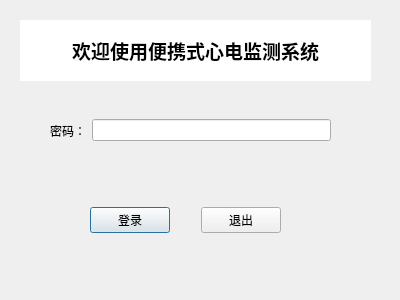
<?xml version="1.0" encoding="UTF-8"?>
<ui version="4.0">
 <class>LoginDialog</class>
 <widget class="QDialog" name="LoginDialog">
  <property name="geometry">
   <rect>
    <x>0</x>
    <y>0</y>
    <width>400</width>
    <height>300</height>
   </rect>
  </property>
  <property name="windowTitle">
   <string>Dialog</string>
  </property>
  <property name="autoFillBackground">
   <bool>true</bool>
  </property>
  <property name="styleSheet">
   <string notr="true">background-image: url(:/new/leadConnectPage/picture1/15.jpg);</string>
  </property>
  <widget class="QWidget" name="verticalLayoutWidget">
   <property name="geometry">
    <rect>
     <x>20</x>
     <y>20</y>
     <width>351</width>
     <height>61</height>
    </rect>
   </property>
   <layout class="QVBoxLayout" name="verticalLayout">
    <item>
     <widget class="QLabel" name="label">
      <property name="font">
       <font>
        <family>楷体</family>
        <pointsize>14</pointsize>
        <weight>75</weight>
        <bold>true</bold>
       </font>
      </property>
      <property name="styleSheet">
       <string notr="true">background-color: rgb(255, 255, 255);</string>
      </property>
      <property name="text">
       <string>欢迎使用便携式心电监测系统</string>
      </property>
      <property name="alignment">
       <set>Qt::AlignCenter</set>
      </property>
     </widget>
    </item>
   </layout>
  </widget>
  <widget class="QWidget" name="horizontalLayoutWidget">
   <property name="geometry">
    <rect>
     <x>50</x>
     <y>100</y>
     <width>281</width>
     <height>61</height>
    </rect>
   </property>
   <layout class="QHBoxLayout" name="horizontalLayout">
    <item>
     <widget class="QLabel" name="label_2">
      <property name="text">
       <string>密码：</string>
      </property>
     </widget>
    </item>
    <item>
     <widget class="QLineEdit" name="pwdLineEdit"/>
    </item>
   </layout>
  </widget>
  <widget class="QWidget" name="horizontalLayoutWidget_2">
   <property name="geometry">
    <rect>
     <x>90</x>
     <y>180</y>
     <width>191</width>
     <height>81</height>
    </rect>
   </property>
   <layout class="QHBoxLayout" name="horizontalLayout_2">
    <item>
     <widget class="QPushButton" name="loginBtn">
      <property name="text">
       <string>登录</string>
      </property>
     </widget>
    </item>
    <item>
     <spacer name="horizontalSpacer">
      <property name="orientation">
       <enum>Qt::Horizontal</enum>
      </property>
      <property name="sizeHint" stdset="0">
       <size>
        <width>40</width>
        <height>20</height>
       </size>
      </property>
     </spacer>
    </item>
    <item>
     <widget class="QPushButton" name="quitBtn">
      <property name="text">
       <string>退出</string>
      </property>
     </widget>
    </item>
   </layout>
  </widget>
 </widget>
 <resources/>
 <connections/>
</ui>
